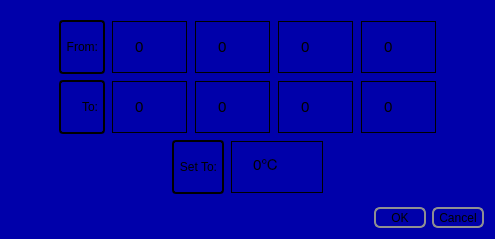
<?xml version="1.0" encoding="UTF-8"?>
<ui version="4.0">
 <class>FanScheduleItemPick</class>
 <widget class="QDialog" name="FanScheduleItemPick">
  <property name="geometry">
   <rect>
    <x>0</x>
    <y>0</y>
    <width>495</width>
    <height>239</height>
   </rect>
  </property>
  <property name="styleSheet">
   <string notr="true">QWidget#FanScheduleItemPick {
	background-color: #0000aa
}

QFrame {
	border: 2px solid black;
	border-radius: 4px;
	padding: 2px;
}
 
QPushButton {
	border: 2px solid #8f8f91;
	border-radius: 6px;
	background-image: url(&quot;:/Hac/background-button-big.png&quot;);
	background-repeat: no-repeat;
	width: 48px;
	height: 17px;
 }

 QPushButton:pressed {
	border-color: red;
 }

 QSpinBox {
	margin: 1px;
	padding: 15px;
	background: transparent;
	selection-background-color: transparent;
	text: black;
	selection-color: black;
	font: normal 15px;
	border: 1px solid black;
}

QSpinBox::up-button {
	subcontrol-origin: padding;
	subcontrol-position: top right;
	background: transparent;
	width: 20px;
	height: 20px;
}

QSpinBox:up-arrow {
     image: url(:/Hac/uparrow-black-20x20.png);
     width: 20px;
     height: 20px;
}
QSpinBox::up-arrow:pressed {
     image: url(:/Hac/uparrow-red-20x20.png);
}


QSpinBox::down-button {
	background: transparent;
	width: 20px;
	height: 20px;
}

QSpinBox::down-arrow {
     image: url(:/Hac/downarrow-black-20x20.png);
     width: 20px;
     height: 20px;
}
QSpinBox::down-arrow:pressed {
     image: url(:/Hac/downarrow-red-20x20.png);
}


</string>
  </property>
  <layout class="QGridLayout" name="gridLayout_3">
   <item row="0" column="1">
    <spacer name="verticalSpacer">
     <property name="orientation">
      <enum>Qt::Vertical</enum>
     </property>
     <property name="sizeHint" stdset="0">
      <size>
       <width>20</width>
       <height>13</height>
      </size>
     </property>
    </spacer>
   </item>
   <item row="1" column="0">
    <spacer name="horizontalSpacer_5">
     <property name="orientation">
      <enum>Qt::Horizontal</enum>
     </property>
     <property name="sizeHint" stdset="0">
      <size>
       <width>25</width>
       <height>20</height>
      </size>
     </property>
    </spacer>
   </item>
   <item row="1" column="1">
    <layout class="QVBoxLayout" name="verticalLayout">
     <item>
      <layout class="QGridLayout" name="gridLayout_2">
       <item row="0" column="0">
        <widget class="QLabel" name="label">
         <property name="text">
          <string>From:</string>
         </property>
         <property name="alignment">
          <set>Qt::AlignRight|Qt::AlignTrailing|Qt::AlignVCenter</set>
         </property>
        </widget>
       </item>
       <item row="0" column="1" rowspan="2">
        <layout class="QGridLayout" name="gridLayout">
         <item row="0" column="0">
          <widget class="HacSpinBox" name="startHourSpinBox">
           <property name="wrapping">
            <bool>true</bool>
           </property>
           <property name="alignment">
            <set>Qt::AlignCenter</set>
           </property>
           <property name="maximum">
            <number>23</number>
           </property>
          </widget>
         </item>
         <item row="0" column="1">
          <widget class="HacSpinBox" name="startMinuteSpinBox">
           <property name="wrapping">
            <bool>true</bool>
           </property>
           <property name="alignment">
            <set>Qt::AlignCenter</set>
           </property>
           <property name="maximum">
            <number>59</number>
           </property>
          </widget>
         </item>
         <item row="0" column="2">
          <widget class="HacSpinBox" name="startSecondSpinBox">
           <property name="wrapping">
            <bool>true</bool>
           </property>
           <property name="alignment">
            <set>Qt::AlignCenter</set>
           </property>
           <property name="maximum">
            <number>59</number>
           </property>
          </widget>
         </item>
         <item row="0" column="3">
          <widget class="HacSpinBox" name="spinbox_7">
           <property name="wrapping">
            <bool>true</bool>
           </property>
           <property name="alignment">
            <set>Qt::AlignCenter</set>
           </property>
           <property name="contentType">
            <enum>HacSpinBox::Content_String</enum>
           </property>
           <property name="strings">
            <stringlist>
             <string>AM</string>
             <string>PM</string>
            </stringlist>
           </property>
          </widget>
         </item>
         <item row="1" column="0">
          <widget class="HacSpinBox" name="endHourSpinBox">
           <property name="wrapping">
            <bool>true</bool>
           </property>
           <property name="alignment">
            <set>Qt::AlignCenter</set>
           </property>
           <property name="maximum">
            <number>23</number>
           </property>
          </widget>
         </item>
         <item row="1" column="1">
          <widget class="HacSpinBox" name="endMinuteSpinBox">
           <property name="wrapping">
            <bool>true</bool>
           </property>
           <property name="alignment">
            <set>Qt::AlignCenter</set>
           </property>
           <property name="maximum">
            <number>59</number>
           </property>
          </widget>
         </item>
         <item row="1" column="2">
          <widget class="HacSpinBox" name="endSecondSpinBox">
           <property name="wrapping">
            <bool>true</bool>
           </property>
           <property name="alignment">
            <set>Qt::AlignCenter</set>
           </property>
           <property name="maximum">
            <number>59</number>
           </property>
          </widget>
         </item>
         <item row="1" column="3">
          <widget class="HacSpinBox" name="spinbox_9">
           <property name="wrapping">
            <bool>true</bool>
           </property>
           <property name="alignment">
            <set>Qt::AlignCenter</set>
           </property>
           <property name="contentType">
            <enum>HacSpinBox::Content_String</enum>
           </property>
           <property name="strings">
            <stringlist>
             <string>AM</string>
             <string>PM</string>
            </stringlist>
           </property>
          </widget>
         </item>
        </layout>
       </item>
       <item row="1" column="0">
        <widget class="QLabel" name="label_2">
         <property name="text">
          <string>To:</string>
         </property>
         <property name="alignment">
          <set>Qt::AlignRight|Qt::AlignTrailing|Qt::AlignVCenter</set>
         </property>
        </widget>
       </item>
      </layout>
     </item>
     <item>
      <layout class="QHBoxLayout" name="horizontalLayout_2">
       <item>
        <spacer name="horizontalSpacer_2">
         <property name="orientation">
          <enum>Qt::Horizontal</enum>
         </property>
         <property name="sizeHint" stdset="0">
          <size>
           <width>40</width>
           <height>20</height>
          </size>
         </property>
        </spacer>
       </item>
       <item>
        <widget class="QLabel" name="temperatureLabel">
         <property name="text">
          <string>Set To:</string>
         </property>
         <property name="alignment">
          <set>Qt::AlignRight|Qt::AlignTrailing|Qt::AlignVCenter</set>
         </property>
        </widget>
       </item>
       <item>
        <widget class="HacSpinBox" name="temperatureSpinBox">
         <property name="wrapping">
          <bool>true</bool>
         </property>
         <property name="alignment">
          <set>Qt::AlignCenter</set>
         </property>
         <property name="suffix">
          <string>℃</string>
         </property>
        </widget>
       </item>
       <item>
        <spacer name="horizontalSpacer_4">
         <property name="orientation">
          <enum>Qt::Horizontal</enum>
         </property>
         <property name="sizeHint" stdset="0">
          <size>
           <width>40</width>
           <height>20</height>
          </size>
         </property>
        </spacer>
       </item>
      </layout>
     </item>
    </layout>
   </item>
   <item row="1" column="2">
    <spacer name="horizontalSpacer_3">
     <property name="orientation">
      <enum>Qt::Horizontal</enum>
     </property>
     <property name="sizeHint" stdset="0">
      <size>
       <width>6</width>
       <height>20</height>
      </size>
     </property>
    </spacer>
   </item>
   <item row="2" column="1">
    <spacer name="verticalSpacer_2">
     <property name="orientation">
      <enum>Qt::Vertical</enum>
     </property>
     <property name="sizeHint" stdset="0">
      <size>
       <width>20</width>
       <height>10</height>
      </size>
     </property>
    </spacer>
   </item>
   <item row="3" column="0" colspan="3">
    <widget class="QDialogButtonBox" name="buttonBox">
     <property name="orientation">
      <enum>Qt::Horizontal</enum>
     </property>
     <property name="standardButtons">
      <set>QDialogButtonBox::Cancel|QDialogButtonBox::Ok</set>
     </property>
    </widget>
   </item>
  </layout>
 </widget>
 <customwidgets>
  <customwidget>
   <class>HacSpinBox</class>
   <extends>QSpinBox</extends>
   <header>hacspinbox.h</header>
  </customwidget>
 </customwidgets>
 <resources>
  <include location="../res/hac.qrc"/>
 </resources>
 <connections>
  <connection>
   <sender>buttonBox</sender>
   <signal>accepted()</signal>
   <receiver>FanScheduleItemPick</receiver>
   <slot>accept()</slot>
   <hints>
    <hint type="sourcelabel">
     <x>248</x>
     <y>254</y>
    </hint>
    <hint type="destinationlabel">
     <x>157</x>
     <y>274</y>
    </hint>
   </hints>
  </connection>
  <connection>
   <sender>buttonBox</sender>
   <signal>rejected()</signal>
   <receiver>FanScheduleItemPick</receiver>
   <slot>reject()</slot>
   <hints>
    <hint type="sourcelabel">
     <x>316</x>
     <y>260</y>
    </hint>
    <hint type="destinationlabel">
     <x>286</x>
     <y>274</y>
    </hint>
   </hints>
  </connection>
 </connections>
</ui>
